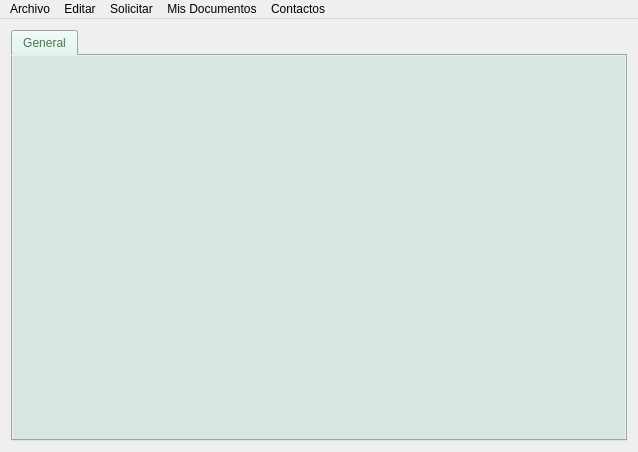
<?xml version="1.0" encoding="UTF-8"?>
<ui version="4.0">
 <class>FVAClientUI</class>
 <widget class="QMainWindow" name="FVAClientUI">
  <property name="enabled">
   <bool>true</bool>
  </property>
  <property name="geometry">
   <rect>
    <x>0</x>
    <y>0</y>
    <width>638</width>
    <height>452</height>
   </rect>
  </property>
  <property name="sizePolicy">
   <sizepolicy hsizetype="Preferred" vsizetype="Preferred">
    <horstretch>0</horstretch>
    <verstretch>0</verstretch>
   </sizepolicy>
  </property>
  <property name="mouseTracking">
   <bool>false</bool>
  </property>
  <property name="focusPolicy">
   <enum>Qt::NoFocus</enum>
  </property>
  <property name="windowTitle">
   <string>Cliente FVA</string>
  </property>
  <property name="windowIcon">
   <iconset resource="resources.qrc">
    <normaloff>:/images/icon.png</normaloff>:/images/icon.png</iconset>
  </property>
  <property name="windowOpacity">
   <double>1.000000000000000</double>
  </property>
  <property name="toolButtonStyle">
   <enum>Qt::ToolButtonTextBesideIcon</enum>
  </property>
  <property name="animated">
   <bool>true</bool>
  </property>
  <property name="dockOptions">
   <set>QMainWindow::AnimatedDocks</set>
  </property>
  <property name="unifiedTitleAndToolBarOnMac">
   <bool>false</bool>
  </property>
  <widget class="QWidget" name="centralWidget">
   <layout class="QHBoxLayout" name="mainLayout">
    <item>
     <widget class="QTabWidget" name="usrSlots">
      <property name="enabled">
       <bool>true</bool>
      </property>
      <property name="sizePolicy">
       <sizepolicy hsizetype="Preferred" vsizetype="Preferred">
        <horstretch>0</horstretch>
        <verstretch>0</verstretch>
       </sizepolicy>
      </property>
      <property name="autoFillBackground">
       <bool>false</bool>
      </property>
      <property name="styleSheet">
       <string notr="true">color:rgb(76, 118, 82);
background-color:rgb(216, 230, 225);</string>
      </property>
      <property name="tabPosition">
       <enum>QTabWidget::North</enum>
      </property>
      <property name="tabShape">
       <enum>QTabWidget::Rounded</enum>
      </property>
      <property name="currentIndex">
       <number>0</number>
      </property>
      <property name="elideMode">
       <enum>Qt::ElideMiddle</enum>
      </property>
      <property name="usesScrollButtons">
       <bool>true</bool>
      </property>
      <property name="documentMode">
       <bool>false</bool>
      </property>
      <property name="tabsClosable">
       <bool>false</bool>
      </property>
      <property name="movable">
       <bool>false</bool>
      </property>
      <property name="tabBarAutoHide">
       <bool>false</bool>
      </property>
      <widget class="QWidget" name="tab1">
       <property name="enabled">
        <bool>true</bool>
       </property>
       <property name="focusPolicy">
        <enum>Qt::TabFocus</enum>
       </property>
       <attribute name="title">
        <string>General</string>
       </attribute>
       <layout class="QGridLayout" name="tab1Layout"/>
      </widget>
     </widget>
    </item>
   </layout>
  </widget>
  <widget class="QMenuBar" name="menuBar">
   <property name="enabled">
    <bool>true</bool>
   </property>
   <property name="geometry">
    <rect>
     <x>0</x>
     <y>0</y>
     <width>638</width>
     <height>22</height>
    </rect>
   </property>
   <property name="acceptDrops">
    <bool>false</bool>
   </property>
   <property name="styleSheet">
    <string notr="true">QMenu::item{color:rgb(76, 118, 82);
background-color:rgb(216, 230, 225);}</string>
   </property>
   <property name="nativeMenuBar">
    <bool>false</bool>
   </property>
   <widget class="QMenu" name="menuRequests">
    <property name="title">
     <string>Solicitar</string>
    </property>
    <addaction name="actionRequestSignature"/>
    <addaction name="actionRequestAuthentication"/>
   </widget>
   <widget class="QMenu" name="menuContactos">
    <property name="title">
     <string>Contactos</string>
    </property>
    <addaction name="actionManageContacts"/>
   </widget>
   <widget class="QMenu" name="menuEdit">
    <property name="title">
     <string>Editar</string>
    </property>
    <addaction name="actionPreferences"/>
   </widget>
   <widget class="QMenu" name="menuFile">
    <property name="title">
     <string>Archivo</string>
    </property>
    <addaction name="actionMySignatures"/>
    <addaction name="actionMyRequests"/>
    <addaction name="actionBitacoras"/>
    <addaction name="actionExit"/>
   </widget>
   <widget class="QMenu" name="menuFirma">
    <property name="title">
     <string>Mis Documentos</string>
    </property>
    <addaction name="actionSignAuthenticate"/>
   </widget>
   <addaction name="menuFile"/>
   <addaction name="menuEdit"/>
   <addaction name="menuRequests"/>
   <addaction name="menuFirma"/>
   <addaction name="menuContactos"/>
  </widget>
  <action name="actionRequestSignature">
   <property name="icon">
    <iconset resource="resources.qrc">
     <normaloff>:/images/sign.png</normaloff>:/images/sign.png</iconset>
   </property>
   <property name="text">
    <string>Firma</string>
   </property>
   <property name="statusTip">
    <string notr="true"/>
   </property>
   <property name="whatsThis">
    <string notr="true"/>
   </property>
   <property name="shortcut">
    <string>Ctrl+F</string>
   </property>
   <property name="autoRepeat">
    <bool>true</bool>
   </property>
   <property name="menuRole">
    <enum>QAction::PreferencesRole</enum>
   </property>
   <property name="iconVisibleInMenu">
    <bool>true</bool>
   </property>
  </action>
  <action name="actionRequestAuthentication">
   <property name="icon">
    <iconset resource="resources.qrc">
     <normaloff>:/images/autentication.png</normaloff>:/images/autentication.png</iconset>
   </property>
   <property name="text">
    <string>Autenticación</string>
   </property>
   <property name="shortcut">
    <string>Ctrl+A</string>
   </property>
  </action>
  <action name="actionManageContacts">
   <property name="icon">
    <iconset resource="resources.qrc">
     <normaloff>:/images/manage_contacts.png</normaloff>:/images/manage_contacts.png</iconset>
   </property>
   <property name="text">
    <string>Administar Contactos</string>
   </property>
   <property name="shortcut">
    <string>Ctrl+O</string>
   </property>
  </action>
  <action name="actionPreferences">
   <property name="icon">
    <iconset resource="resources.qrc">
     <normaloff>:/images/configure_module.png</normaloff>:/images/configure_module.png</iconset>
   </property>
   <property name="text">
    <string>Preferencias</string>
   </property>
   <property name="shortcut">
    <string>Ctrl+P</string>
   </property>
  </action>
  <action name="actionMySignatures">
   <property name="icon">
    <iconset resource="resources.qrc">
     <normaloff>:/images/my_signatures.png</normaloff>:/images/my_signatures.png</iconset>
   </property>
   <property name="text">
    <string>Mis Firmas</string>
   </property>
   <property name="shortcut">
    <string>Ctrl+J</string>
   </property>
  </action>
  <action name="actionMyRequests">
   <property name="icon">
    <iconset resource="resources.qrc">
     <normaloff>:/images/my_requests.png</normaloff>:/images/my_requests.png</iconset>
   </property>
   <property name="text">
    <string>Mis Solicitudes</string>
   </property>
   <property name="shortcut">
    <string>Ctrl+S</string>
   </property>
  </action>
  <action name="actionExit">
   <property name="icon">
    <iconset resource="resources.qrc">
     <normaloff>:/images/close.png</normaloff>:/images/close.png</iconset>
   </property>
   <property name="text">
    <string>Cerrar</string>
   </property>
   <property name="shortcut">
    <string>Ctrl+X</string>
   </property>
   <property name="menuRole">
    <enum>QAction::QuitRole</enum>
   </property>
   <property name="iconVisibleInMenu">
    <bool>true</bool>
   </property>
  </action>
  <action name="actionSignAuthenticate">
   <property name="icon">
    <iconset resource="resources.qrc">
     <normaloff>:/images/sign.png</normaloff>:/images/sign.png</iconset>
   </property>
   <property name="text">
    <string>Firmar - Validar</string>
   </property>
   <property name="shortcut">
    <string>Ctrl+D</string>
   </property>
  </action>
  <action name="actionBitacoras">
   <property name="icon">
    <iconset resource="resources.qrc">
     <normaloff>:/images/log.png</normaloff>:/images/log.png</iconset>
   </property>
   <property name="text">
    <string>Bitacoras</string>
   </property>
   <property name="shortcut">
    <string>Ctrl+L</string>
   </property>
  </action>
 </widget>
 <layoutdefault spacing="6" margin="11"/>
 <resources>
  <include location="resources.qrc"/>
 </resources>
 <connections/>
</ui>
